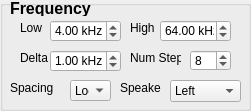
   <widget class="QGroupBox" name="frequency_groupBox">
    <property name="geometry">
     <rect>
      <x>10</x>
      <y>20</y>
      <width>251</width>
      <height>111</height>
     </rect>
    </property>
    <property name="title">
     <string/>
    </property>
    <property name="checkable">
     <bool>false</bool>
    </property>
    <widget class="QDoubleSpinBox" name="freqLow_dblSpinBox">
     <property name="geometry">
      <rect>
       <x>50</x>
       <y>20</y>
       <width>71</width>
       <height>22</height>
      </rect>
     </property>
     <property name="suffix">
      <string> kHz</string>
     </property>
     <property name="value">
      <double>4.000000000000000</double>
     </property>
    </widget>
    <widget class="QLabel" name="label">
     <property name="geometry">
      <rect>
       <x>20</x>
       <y>20</y>
       <width>31</width>
       <height>16</height>
      </rect>
     </property>
     <property name="text">
      <string>Low</string>
     </property>
    </widget>
    <widget class="QLabel" name="label_2">
     <property name="geometry">
      <rect>
       <x>130</x>
       <y>20</y>
       <width>31</width>
       <height>16</height>
      </rect>
     </property>
     <property name="text">
      <string>High</string>
     </property>
    </widget>
    <widget class="QDoubleSpinBox" name="freqHigh_dblSpinBox">
     <property name="geometry">
      <rect>
       <x>160</x>
       <y>20</y>
       <width>71</width>
       <height>22</height>
      </rect>
     </property>
     <property name="suffix">
      <string> kHz</string>
     </property>
     <property name="value">
      <double>64.000000000000000</double>
     </property>
    </widget>
    <widget class="QSpinBox" name="freqNumSteps_spinBox">
     <property name="geometry">
      <rect>
       <x>190</x>
       <y>50</y>
       <width>41</width>
       <height>21</height>
      </rect>
     </property>
     <property name="maximum">
      <number>999</number>
     </property>
     <property name="value">
      <number>8</number>
     </property>
    </widget>
    <widget class="QLabel" name="label_3">
     <property name="geometry">
      <rect>
       <x>130</x>
       <y>50</y>
       <width>51</width>
       <height>16</height>
      </rect>
     </property>
     <property name="text">
      <string>Num Steps</string>
     </property>
    </widget>
    <widget class="QComboBox" name="freqSpacing_comboBox">
     <property name="geometry">
      <rect>
       <x>70</x>
       <y>80</y>
       <width>41</width>
       <height>21</height>
      </rect>
     </property>
     <property name="currentIndex">
      <number>1</number>
     </property>
     <item>
      <property name="text">
       <string>Linear</string>
      </property>
     </item>
     <item>
      <property name="text">
       <string>Log</string>
      </property>
     </item>
    </widget>
    <widget class="QDoubleSpinBox" name="freqDelta_dblSpinBox">
     <property name="geometry">
      <rect>
       <x>50</x>
       <y>50</y>
       <width>71</width>
       <height>22</height>
      </rect>
     </property>
     <property name="suffix">
      <string> kHz</string>
     </property>
     <property name="value">
      <double>1.000000000000000</double>
     </property>
    </widget>
    <widget class="QLabel" name="label_4">
     <property name="geometry">
      <rect>
       <x>20</x>
       <y>50</y>
       <width>31</width>
       <height>16</height>
      </rect>
     </property>
     <property name="text">
      <string>Delta</string>
     </property>
    </widget>
    <widget class="QLabel" name="label_7">
     <property name="geometry">
      <rect>
       <x>10</x>
       <y>80</y>
       <width>51</width>
       <height>16</height>
      </rect>
     </property>
     <property name="text">
      <string>Spacing</string>
     </property>
    </widget>
    <widget class="QLabel" name="label_14">
     <property name="geometry">
      <rect>
       <x>10</x>
       <y>0</y>
       <width>91</width>
       <height>16</height>
      </rect>
     </property>
     <property name="font">
      <font>
       <pointsize>12</pointsize>
       <weight>75</weight>
       <bold>true</bold>
      </font>
     </property>
     <property name="text">
      <string>Frequency</string>
     </property>
    </widget>
    <widget class="QLabel" name="label_19">
     <property name="geometry">
      <rect>
       <x>120</x>
       <y>80</y>
       <width>41</width>
       <height>16</height>
      </rect>
     </property>
     <property name="text">
      <string>Speaker</string>
     </property>
    </widget>
    <widget class="QComboBox" name="speaker_comboBox">
     <property name="geometry">
      <rect>
       <x>170</x>
       <y>80</y>
       <width>71</width>
       <height>22</height>
      </rect>
     </property>
     <item>
      <property name="text">
       <string>Left</string>
      </property>
     </item>
     <item>
      <property name="text">
       <string>Left+Right</string>
      </property>
     </item>
    </widget>
   </widget>
